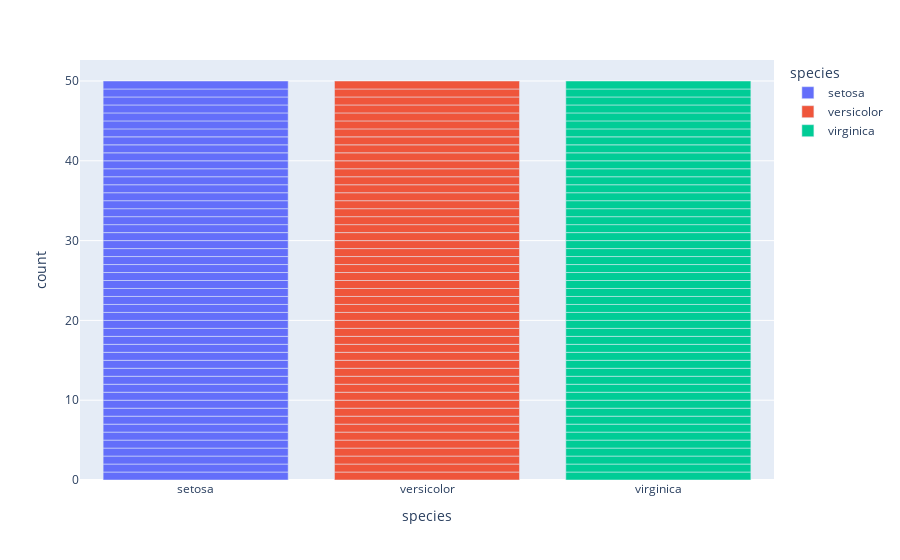

Notebook cell for this chart:
### Code cell
px.bar(iris_df, x='species', color='species')

### Figure 1 — Plotly figure (JSON) as saved in the notebook; plotly's stock layout.template omitted (floating-point values rounded to 4 significant figures)
{"data": [{"alignmentgroup": "True", "hovertemplate": "species=%{x}<br>count=%{y}<extra></extra>", "legendgroup": "setosa", "marker": {"color": "#636efa", "pattern": {"shape": ""}}, "name": "setosa", "offsetgroup": "setosa", "orientation": "v", "showlegend": true, "textposition": "auto", "type": "bar", "x": ["setosa", "setosa", "setosa", "setosa", "setosa", "setosa", "setosa", "setosa", "setosa", "setosa", "setosa", "setosa", "setosa", "setosa", "setosa", "setosa", "setosa", "setosa", "setosa", "setosa", "setosa", "setosa", "setosa", "setosa", "setosa", "setosa", "setosa", "setosa", "setosa", "setosa", "setosa", "setosa", "setosa", "setosa", "setosa", "setosa", "setosa", "setosa", "setosa", "setosa", "setosa", "setosa", "setosa", "setosa", "setosa", "setosa", "setosa", "setosa", "setosa", "setosa"], "xaxis": "x", "y": [1, 1, 1, 1, 1, 1, 1, 1, 1, 1, 1, 1, 1, 1, 1, 1, 1, 1, 1, 1, 1, 1, 1, 1, 1, 1, 1, 1, 1, 1, 1, 1, 1, 1, 1, 1, 1, 1, 1, 1, 1, 1, 1, 1, 1, 1, 1, 1, 1, 1], "yaxis": "y"}, {"alignmentgroup": "True", "hovertemplate": "species=%{x}<br>count=%{y}<extra></extra>", "legendgroup": "versicolor", "marker": {"color": "#EF553B", "pattern": {"shape": ""}}, "name": "versicolor", "offsetgroup": "versicolor", "orientation": "v", "showlegend": true, "textposition": "auto", "type": "bar", "x": ["versicolor", "versicolor", "versicolor", "versicolor", "versicolor", "versicolor", "versicolor", "versicolor", "versicolor", "versicolor", "versicolor", "versicolor", "versicolor", "versicolor", "versicolor", "versicolor", "versicolor", "versicolor", "versicolor", "versicolor", "versicolor", "versicolor", "versicolor", "versicolor", "versicolor", "versicolor", "versicolor", "versicolor", "versicolor", "versicolor", "versicolor", "versicolor", "versicolor", "versicolor", "versicolor", "versicolor", "versicolor", "versicolor", "versicolor", "versicolor", "versicolor", "versicolor", "versicolor", "versicolor", "versicolor", "versicolor", "versicolor", "versicolor", "versicolor", "versicolor"], "xaxis": "x", "y": [1, 1, 1, 1, 1, 1, 1, 1, 1, 1, 1, 1, 1, 1, 1, 1, 1, 1, 1, 1, 1, 1, 1, 1, 1, 1, 1, 1, 1, 1, 1, 1, 1, 1, 1, 1, 1, 1, 1, 1, 1, 1, 1, 1, 1, 1, 1, 1, 1, 1], "yaxis": "y"}, {"alignmentgroup": "True", "hovertemplate": "species=%{x}<br>count=%{y}<extra></extra>", "legendgroup": "virginica", "marker": {"color": "#00cc96", "pattern": {"shape": ""}}, "name": "virginica", "offsetgroup": "virginica", "orientation": "v", "showlegend": true, "textposition": "auto", "type": "bar", "x": ["virginica", "virginica", "virginica", "virginica", "virginica", "virginica", "virginica", "virginica", "virginica", "virginica", "virginica", "virginica", "virginica", "virginica", "virginica", "virginica", "virginica", "virginica", "virginica", "virginica", "virginica", "virginica", "virginica", "virginica", "virginica", "virginica", "virginica", "virginica", "virginica", "virginica", "virginica", "virginica", "virginica", "virginica", "virginica", "virginica", "virginica", "virginica", "virginica", "virginica", "virginica", "virginica", "virginica", "virginica", "virginica", "virginica", "virginica", "virginica", "virginica", "virginica"], "xaxis": "x", "y": [1, 1, 1, 1, 1, 1, 1, 1, 1, 1, 1, 1, 1, 1, 1, 1, 1, 1, 1, 1, 1, 1, 1, 1, 1, 1, 1, 1, 1, 1, 1, 1, 1, 1, 1, 1, 1, 1, 1, 1, 1, 1, 1, 1, 1, 1, 1, 1, 1, 1], "yaxis": "y"}], "layout": {"barmode": "relative", "legend": {"title": {"text": "species"}, "tracegroupgap": 0}, "margin": {"t": 60}, "xaxis": {"anchor": "y", "categoryarray": ["setosa", "versicolor", "virginica"], "categoryorder": "array", "domain": [0, 1], "title": {"text": "species"}}, "yaxis": {"anchor": "x", "domain": [0, 1], "title": {"text": "count"}}}}
